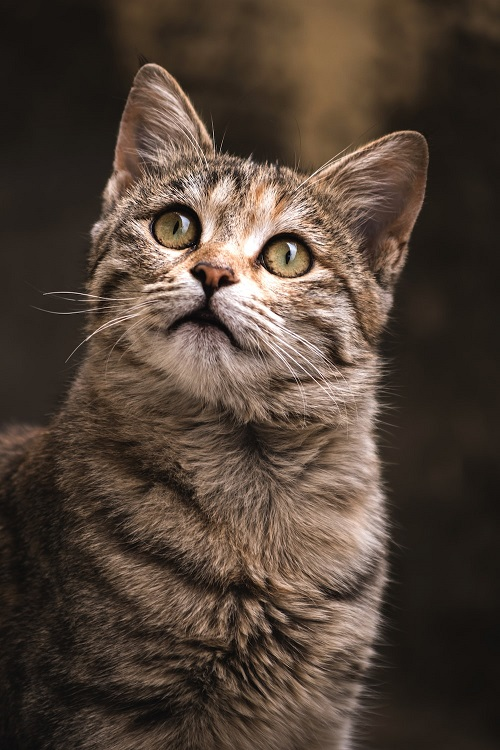
#> input picture assignment01/assets/cat1.jpg, 500 x 750 px
$ python projective.py
#> lines starting #> are read from the running program, lines starting #| are printed output that depends on the picture
import cv2
import numpy as np

# Load the image
img = cv2.imread('assets/cat1.jpg', 0)
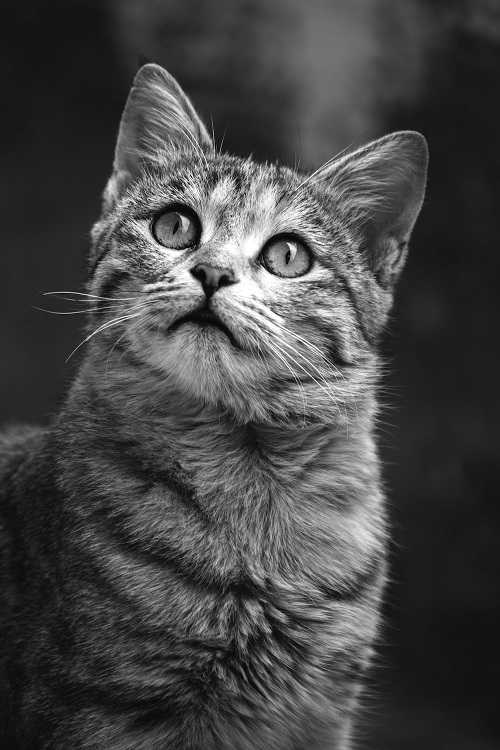
#> img: shape (750, 500); min 0, max 255, mean 69.2

# Define the four source points
src_pts = np.float32([[0, 0], [img.shape[1], 0], [img.shape[1], img.shape[0]],
                      [0, img.shape[0]]])
#> src_pts = [[0, 0], [500, 0], [500, 750], [0, 750]]
# Define the four destination points
dst_pts = np.float32([[0, 0], [img.shape[1] * 0.75, 0],
                      [img.shape[1], img.shape[0]], [0, img.shape[0] * 0.75]])

# Calculate the homography matrix
H, _ = cv2.findHomography(src_pts, dst_pts)

# Apply the homography transformation
result = cv2.warpPerspective(img, H, (img.shape[1], img.shape[0]))
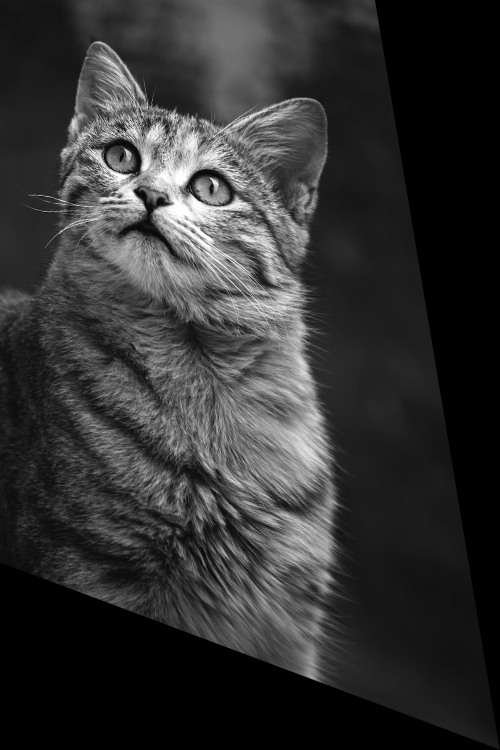
#> result: shape (750, 500); min 0, max 255, mean 50.6

# Display the original and result images
cv2.imshow('Original Image', img)
cv2.imshow('Result Image', result)
cv2.waitKey(0)
cv2.destroyAllWindows()
